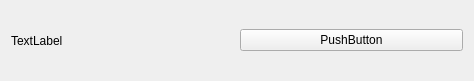
<?xml version="1.0" encoding="UTF-8"?>
<ui version="4.0">
 <class>MainWindow</class>
 <widget class="QMainWindow" name="MainWindow">
  <property name="geometry">
   <rect>
    <x>0</x>
    <y>0</y>
    <width>474</width>
    <height>81</height>
   </rect>
  </property>
  <property name="windowTitle">
   <string>MainWindow</string>
  </property>
  <widget class="QWidget" name="centralWidget">
   <layout class="QHBoxLayout" name="horizontalLayout">
    <item>
     <widget class="QLabel" name="label">
      <property name="text">
       <string>TextLabel</string>
      </property>
     </widget>
    </item>
    <item>
     <widget class="QPushButton" name="pushButton">
      <property name="text">
       <string>PushButton</string>
      </property>
     </widget>
    </item>
   </layout>
  </widget>
 </widget>
 <layoutdefault spacing="6" margin="11"/>
 <resources/>
 <connections/>
</ui>
